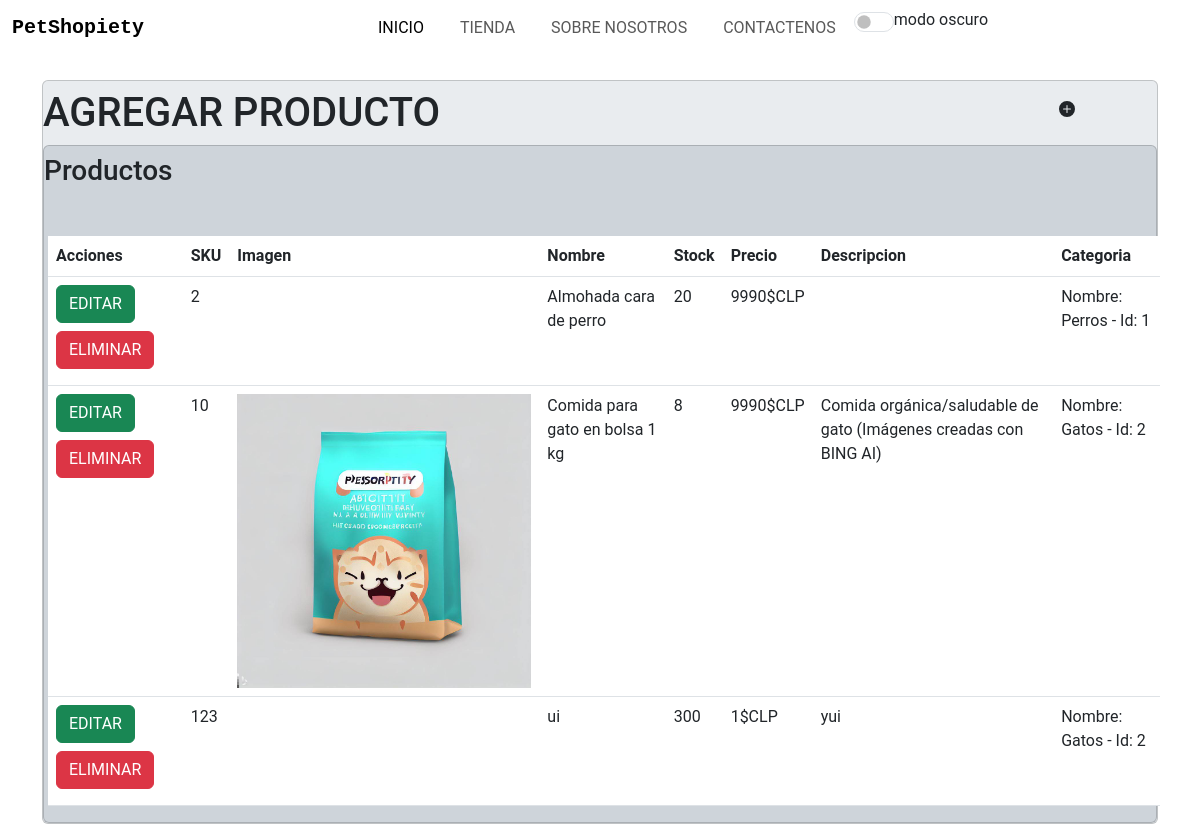
Before: /admin_productos with the older database file.
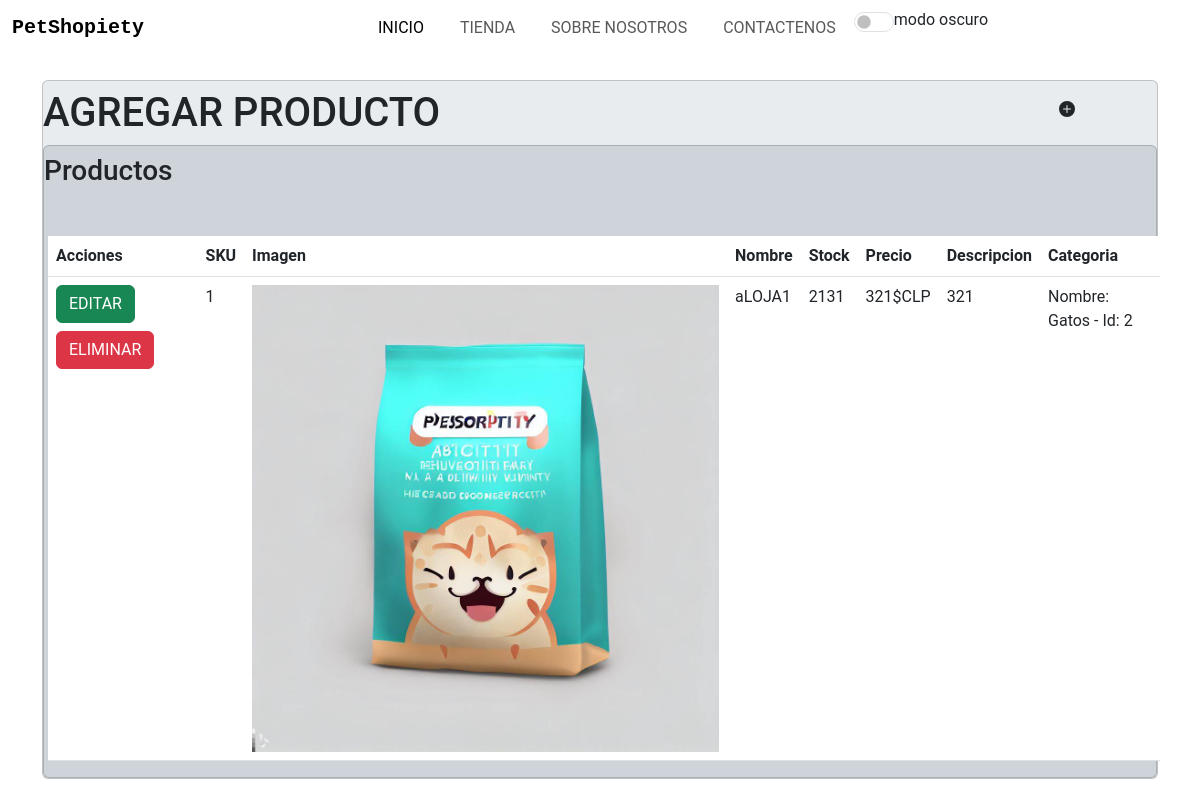
After: the same page with the newer database file.
### apps/PetShopiety/models.py (models this page shows, shortened)
class Producto(models.Model):
    sku = models.IntegerField(primary_key=True)
    nombre = models.CharField(max_length=50)
    stock = models.IntegerField()
    precio = models.IntegerField()
    descripcion = models.CharField(max_length=200)
    id_cat = models.ForeignKey(Categoria, on_delete=models.CASCADE)
    img_url = models.ImageField(upload_to='imagenesProducto')

class Categoria(models.Model):
    id_categoria = models.IntegerField(primary_key=True)
    nombre_categoria = models.CharField(max_length=100)
    def __str__(self):
        txt = "Nombre: {0} - Id: {1}"
        return txt.format(self.nombre_categoria, self.id_categoria)

### apps/PetShopiety/views.py (the view)
# urls.py: path('admin_productos', views.cargarAdminProductos),
def cargarAdminProductos(request):
    categorias = Categoria.objects.all()
    productos = Producto.objects.all()
    return render(request, "administrarProductos.html", {"cate": categorias, "prod": productos})

### apps/PetShopiety/templates/administrarProductos.html (shortened to what the changed rows need)
<!DOCTYPE html>
<html lang="en">
{%load static%}
<head>
    {%block head%}
    <link rel="stylesheet" href="{% static 'css/style.css' %}">
    {%endblock%}
    <link href="https://cdn.jsdelivr.net/npm/bootstrap@5.3.0-alpha3/dist/css/bootstrap.min.css" rel="stylesheet"
 />
    <link rel="stylesheet" href="https://cdn.jsdelivr.net/npm/bootstrap-icons@1.10.5/font/bootstrap-icons.css">
</head>
<body class="">
    <main class="d-flex align-items-center py-md-0">
        <div class="container">
            <div class="card admin-card bg-body-secondary">
                <div class="row">
                    <div class="col-11">
                        <h1 class="py-2 m-0">AGREGAR PRODUCTO</h1>
                    </div>
                </div>
                <div class="card listar-card bg-dark-subtle">
                    <div class="row mt-2">
                        <div class="row mt-4 d-flex">
                            <table class="table m-3">
                                <thead>
                                    <tr>
                                        <th scope="col">Acciones</th>
                                        <th scope="col">SKU</th>
                                        <th scope="col">Imagen</th>
                                        <th scope="col">Nombre</th>
                                        <th scope="col">Stock</th>
                                        <th scope="col">Precio</th>
                                        <th scope="col">Descripcion</th>
                                        <th scope="col">Categoria</th>
                                    </tr>
                                </thead>
                                <tbody>
                                    {% for p in prod %}
                                    <tr>
                                        <th scope="row">
                                            <a class="btn btn-success" href="/editarProducto/{{p.sku}}">EDITAR</a>
                                            <a class="btn btn-danger my-2" href="/eliminarProducto/{{p.sku}}"
                                                id="">ELIMINAR</a>
                                        </th>
                                        <td>{{p.sku}}</td>
                                        <td><img src="{{p.img_url.url}}" alt="" class="img-fluid"></td>
                                        <td>{{p.nombre}}</td>
                                        <td>{{p.stock}}</td>
                                        <td>{{p.precio}}$CLP</td>
                                        <td>{{p.descripcion}}</td>
                                        <td>{{p.id_cat}}</td>
                                        {%endfor%}
                                    </tr>
                                </tbody>
                            </table>
                        </div>
                    </div>
                </div>
            </div>
        </div>
    </main>
</body>
</html>

Changed rows visible on the page:
removed Producto: sku "2", nombre "Almohada cara de perro", stock "20", precio "9990", id_cat "Nombre: Perros - Id: 1"
removed Producto: sku "10", img_url (picture), nombre "Comida para gato en bolsa 1 kg", stock "8", precio "9990", descripcion "Comida orgánica/saludable de gato (Imágenes creadas con BING AI)", id_cat "Nombre: Gatos - Id: 2"
removed Producto: sku "123", nombre "ui", stock "300", precio "1", descripcion "yui", id_cat "Nombre: Gatos - Id: 2"
added Producto: sku "1", img_url (picture), nombre "aLOJA1", stock "2131", precio "321", descripcion "321", id_cat "Nombre: Gatos - Id: 2"
